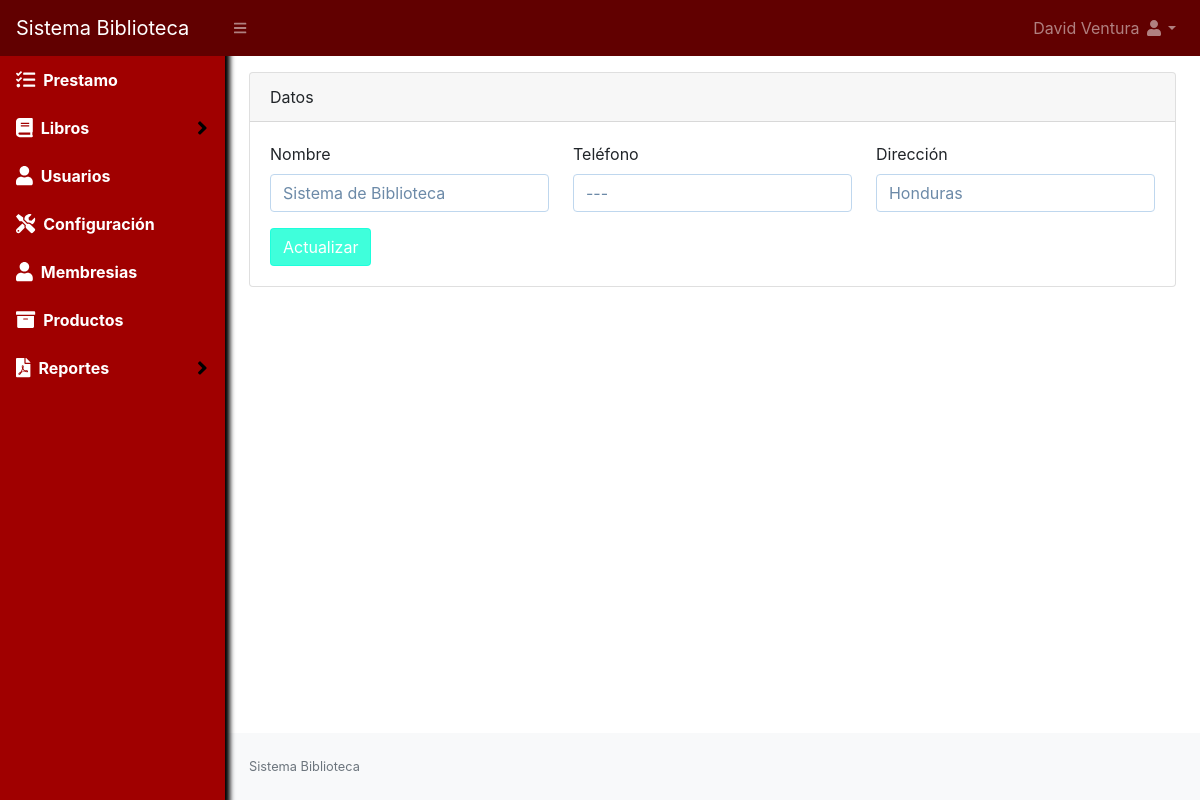
/configuracion/listar (signed in), run on the app's committed database.
### tables this page shows
CREATE TABLE `configuracion` (
  `id` int NOT NULL AUTO_INCREMENT,
  `nombre` varchar(200) NOT NULL,
  `telefono` varchar(20) NOT NULL,
  `direccion` text NOT NULL,
  `correo` varchar(100) NOT NULL,
  PRIMARY KEY (`id`)
);

### Libraries/Core/Views.php (called while the page is built)
<?php
class Views{
    function getView($controller, $view, $data="", $alert="", $config = "", $cliente = "")
    {
        $controller = get_class($controller);
        if ($controller == "Home") {
            $view = "Views/".$view.".php";
        }else{
            $view = "Views/" . $controller . "/" . $view . ".php";
        }
        require_once($view);
    }
}
?>

### index.php (called while the page is built, shortened)
<?php
require_once("Helpers/Helpers.php");
require_once("Libraries/Core/Load.php");
?>

### Helpers/Helpers.php (called while the page is built, shortened)
<?php
function base_url()
{
    return BASE_URL;
}
?>

### Libraries/Core/Mysql.php (called while the page is built, shortened)
<?php
class Mysql extends Conexion{
    private $conexion;
    function __construct()
    {
        $this->conexion = new Conexion();
        $this->conexion = $this->conexion->conect();
    }
    public function select(string $query){
        $this->strquery = $query;
        $result = $this->conexion->prepare($this->strquery);
        $result->execute();
        $data = $result->fetch(PDO::FETCH_ASSOC);
        return $data;
    }
}
?>

### Libraries/Core/Conexion.php (called while the page is built)
<?php
class Conexion{
    private $conect;
    public function __construct()
    {
      $conexion = "mysql:host=".HOST.";dbname=".BD.";.CHARSET.";
      try {
          $this->conect = new PDO($conexion, DB_USER, PASS);
          $this->conect->setAttribute(PDO::ATTR_ERRMODE, PDO::ERRMODE_EXCEPTION);
      } catch (PDOException $e) {
          $this->conect = "Error en la conexion";
          echo "Error: " . $e->getMessage();
      }
    }
    public function conect()
    {
        return $this->conect;
    }
}
?>

### Models/ConfiguracionModel.php (called while the page is built, shortened)
<?php
class ConfiguracionModel extends Mysql{
    public function selectConfiguracion()
    {
        $sql = "SELECT * FROM configuracion";
        $res = $this->select($sql);
        return $res;
    }
}
?>

### Views/configuracion/listar.php (the view, shortened to what this page needs)
<div id="layoutSidenav_content">
    <main>
        <div class="container-fluid">
            <div class="row">
                <div class="col-lg-12">
                    <div class="card mt-3">
                        <div class="card-header">
                            Datos
                        </div>
                        <div class="card-body">
                            <form action="<?php echo base_url(); ?>configuracion/actualizar" method="post">
                                <div class="row">
                                    <div class="col-lg-4">
                                        <div class="form-group">
                                            <label for="nombre">Nombre</label>
                                            <input id="nombre" class="form-control" type="text" name="nombre" value="<?php echo $data['nombre']; ?>" required placeholder="Nombre">
                                        </div>
                                    </div>
                                    <div class="col-lg-4">
                                        <div class="form-group">
                                            <label for="telefono">Teléfono</label>
                                            <input id="telefono" class="form-control" type="text" name="telefono" value="<?php echo $data['telefono']; ?>" required placeholder="Teléfono">
                                        </div>
                                    </div>
                                    <div class="col-lg-4">
                                        <div class="form-group">
                                            <label for="direccion">Dirección</label>
                                            <input id="direccion" class="form-control" type="text" name="direccion" value="<?php echo $data['direccion']; ?>" required placeholder="Dirección">
                                        </div>
                                    </div>
                                </div>
                                <button class="btn btn-primary" type="submit">Actualizar</button>
                            </form>
                        </div>
                    </div>
                </div>
            </div>
        </div>
    </main>

### data on the page
configuracion: nombre "Sistema de Biblioteca", telefono "---", direccion "Honduras"

### other printed values
$_SESSION['nombre'] "David Ventura"
